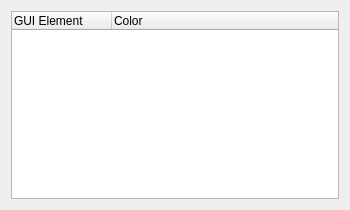
<?xml version="1.0" encoding="UTF-8"?>
<ui version="4.0">
 <class>PrefColorLayout</class>
 <widget class="QWidget" name="PrefColorLayout">
  <property name="geometry">
   <rect>
    <x>0</x>
    <y>0</y>
    <width>350</width>
    <height>210</height>
   </rect>
  </property>
  <property name="windowTitle">
   <string>Form4</string>
  </property>
  <layout class="QHBoxLayout">
   <item>
    <widget class="QTreeWidget" name="m_pList">
     <property name="rootIsDecorated">
      <bool>false</bool>
     </property>
     <property name="itemsExpandable">
      <bool>true</bool>
     </property>
     <attribute name="headerCascadingSectionResizes">
      <bool>true</bool>
     </attribute>
     <column>
      <property name="text">
       <string>GUI Element</string>
      </property>
     </column>
     <column>
      <property name="text">
       <string>Color</string>
      </property>
     </column>
    </widget>
   </item>
  </layout>
 </widget>
 <layoutdefault spacing="6" margin="11"/>
 <pixmapfunction>qPixmapFromMimeSource</pixmapfunction>
 <resources/>
 <connections/>
</ui>
